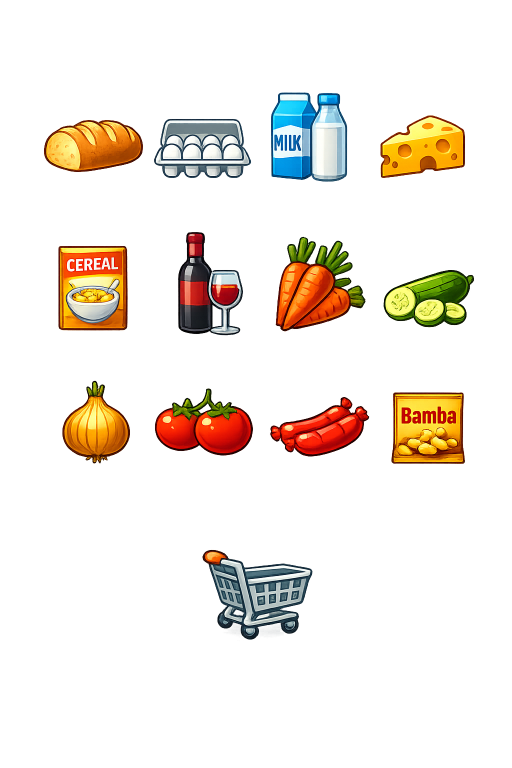
#> input picture src/src/mamans/maman03/src/q2/images/products.png, 1024 x 1536 px (shown at 1/2 size)
$ python crop_images.py
#> lines starting #> are read from the running program, lines starting #| are printed output that depends on the picture
from PIL import Image

img = Image.open("products.png")
#> img is the input picture: PIL image 1024x1536 RGBA; mean R, G, B, A 130.1, 108.4, 67.3, 38.7

icons = {
#    "bread":    (20, 100, 240, 300),
#      "bread":    (20, 100, 300, 400),
#       "bread":    (50, 150, 300, 400),
#      "eggs":     (300, 150, 500, 400),
#      "milk":     (520, 150, 760, 400),
#      "cheese":   (760, 150, 950, 400),
#
#      "cereal":   (50, 500, 300, 680),
#     "wine":     (300, 450, 500, 680),
#     "carrots":  (500, 450, 760, 680),
#     "cucumber": (760, 500, 1000, 680),
#
#     "onion":    (50, 750, 300, 960),
#     "tomatoes": (300, 750, 500, 960),
#     "sausage":  (520, 750, 760, 960),
#     "bamba":    (760, 750, 1000, 960),
#
     "cart":     (350, 1100, 650, 1300)
}

for name, box in icons.items():
    img.crop(box).save(name + ".png")
#> this loop made 1 pass
#> pass 1, `img.crop(box).save(name + ".png")`:
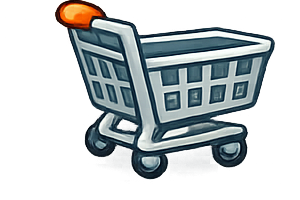
#> saved as cart.png: PIL image 300x200 RGBA; mean R, G, B, A 105.9, 111.4, 107.9, 99.4; transparent parts drawn white
